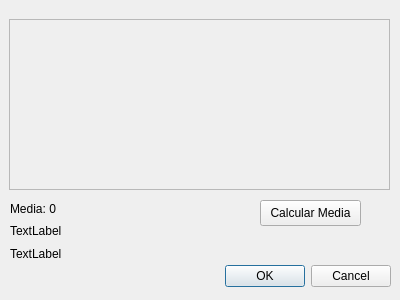
<?xml version="1.0" encoding="UTF-8"?>
<ui version="4.0">
 <class>Notas</class>
 <widget class="QDialog" name="Notas">
  <property name="geometry">
   <rect>
    <x>0</x>
    <y>0</y>
    <width>400</width>
    <height>300</height>
   </rect>
  </property>
  <property name="windowTitle">
   <string>Dialog</string>
  </property>
  <widget class="QDialogButtonBox" name="buttonBox">
   <property name="geometry">
    <rect>
     <x>50</x>
     <y>260</y>
     <width>341</width>
     <height>32</height>
    </rect>
   </property>
   <property name="orientation">
    <enum>Qt::Orientation::Horizontal</enum>
   </property>
   <property name="standardButtons">
    <set>QDialogButtonBox::StandardButton::Cancel|QDialogButtonBox::StandardButton::Ok</set>
   </property>
  </widget>
  <widget class="QPushButton" name="btnCalcularMedia">
   <property name="geometry">
    <rect>
     <x>260</x>
     <y>200</y>
     <width>101</width>
     <height>26</height>
    </rect>
   </property>
   <property name="text">
    <string>Calcular Media</string>
   </property>
  </widget>
  <widget class="QFrame" name="frameNotas">
   <property name="geometry">
    <rect>
     <x>9</x>
     <y>19</y>
     <width>381</width>
     <height>171</height>
    </rect>
   </property>
   <property name="frameShape">
    <enum>QFrame::Shape::StyledPanel</enum>
   </property>
   <property name="frameShadow">
    <enum>QFrame::Shadow::Raised</enum>
   </property>
  </widget>
  <widget class="QWidget" name="layoutWidget">
   <property name="geometry">
    <rect>
     <x>10</x>
     <y>200</y>
     <width>71</width>
     <height>62</height>
    </rect>
   </property>
   <layout class="QVBoxLayout" name="verticalLayout">
    <item>
     <widget class="QLabel" name="lblMedia">
      <property name="text">
       <string>Media: 0</string>
      </property>
     </widget>
    </item>
    <item>
     <widget class="QLabel" name="lblMedia_2">
      <property name="text">
       <string>TextLabel</string>
      </property>
     </widget>
    </item>
    <item>
     <widget class="QLabel" name="lblMedia_3">
      <property name="text">
       <string>TextLabel</string>
      </property>
     </widget>
    </item>
   </layout>
  </widget>
 </widget>
 <resources/>
 <connections>
  <connection>
   <sender>buttonBox</sender>
   <signal>accepted()</signal>
   <receiver>Notas</receiver>
   <slot>accept()</slot>
   <hints>
    <hint type="sourcelabel">
     <x>248</x>
     <y>254</y>
    </hint>
    <hint type="destinationlabel">
     <x>157</x>
     <y>274</y>
    </hint>
   </hints>
  </connection>
  <connection>
   <sender>buttonBox</sender>
   <signal>rejected()</signal>
   <receiver>Notas</receiver>
   <slot>reject()</slot>
   <hints>
    <hint type="sourcelabel">
     <x>316</x>
     <y>260</y>
    </hint>
    <hint type="destinationlabel">
     <x>286</x>
     <y>274</y>
    </hint>
   </hints>
  </connection>
 </connections>
</ui>
